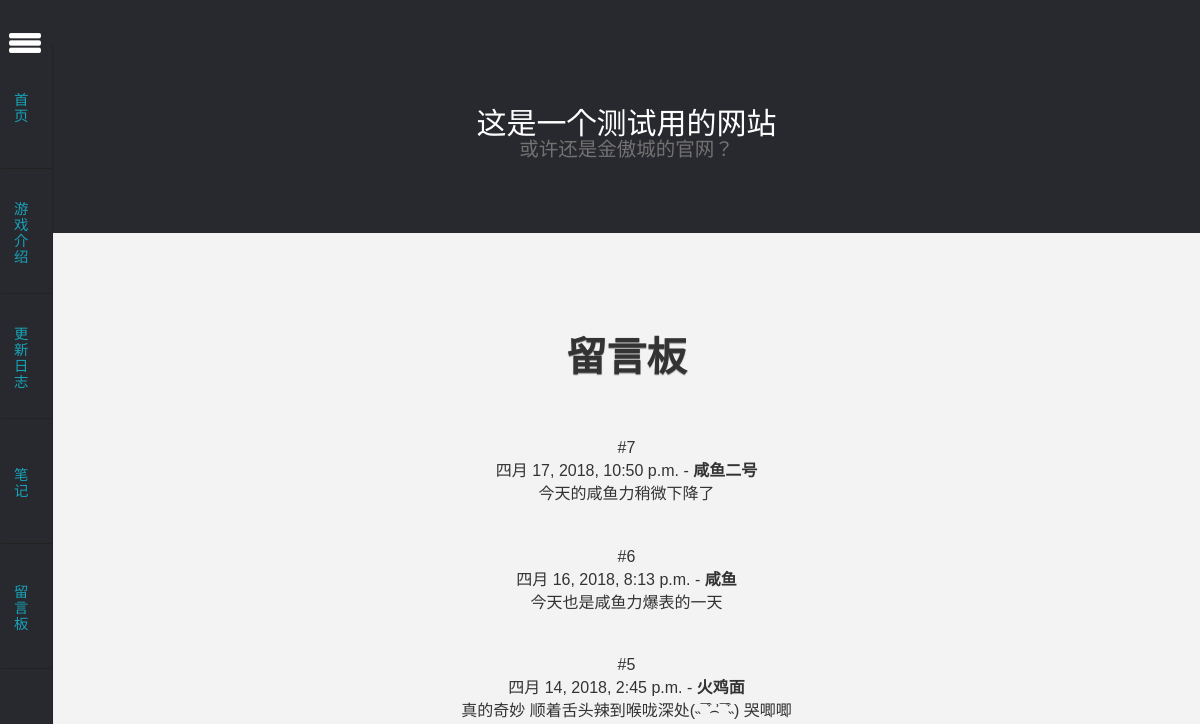
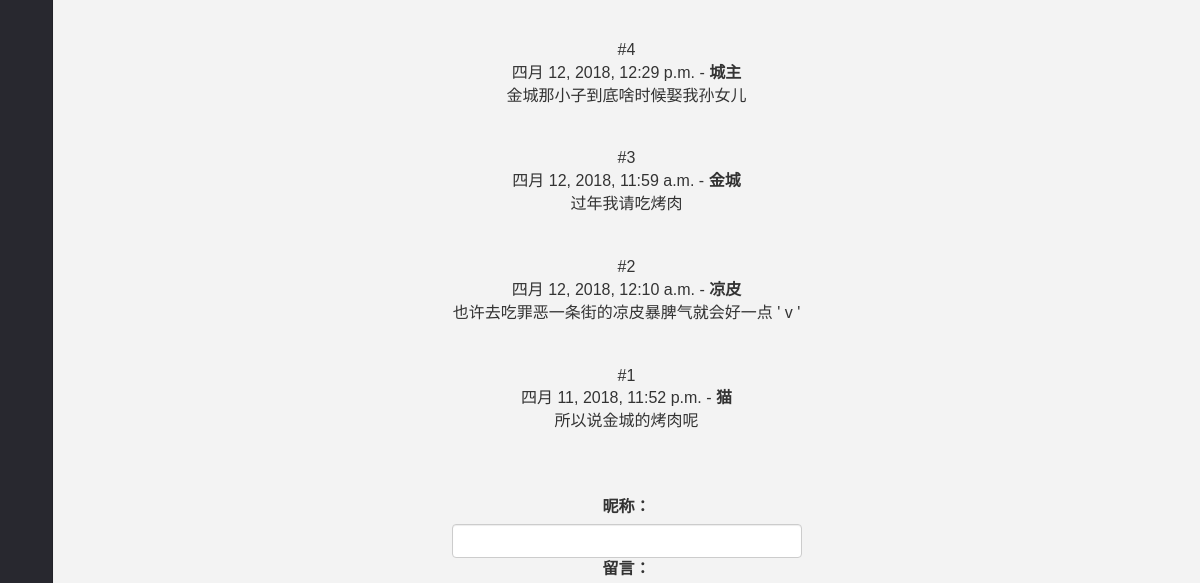
The app's page /message_board/ (upper part), older data (2 pictures, top to bottom).
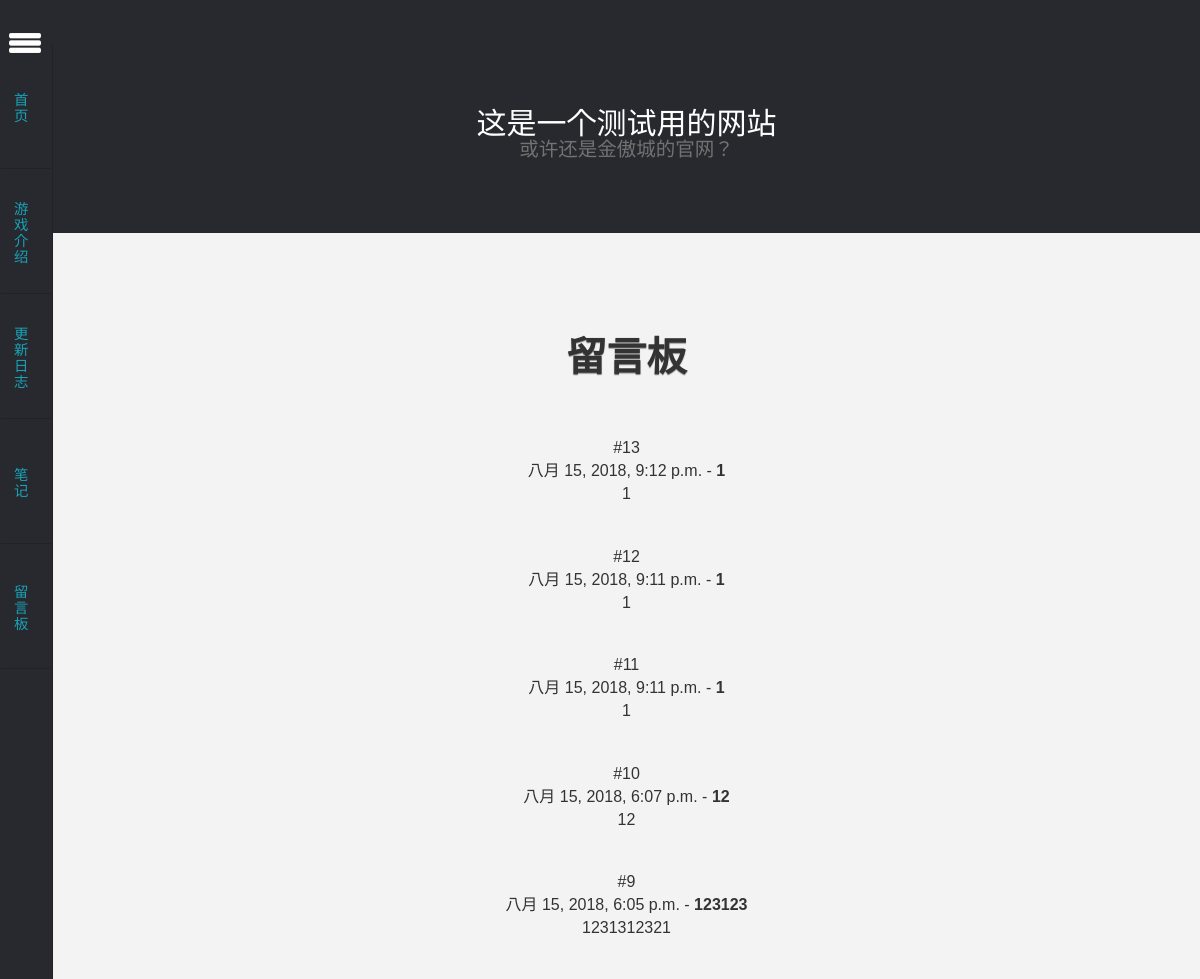
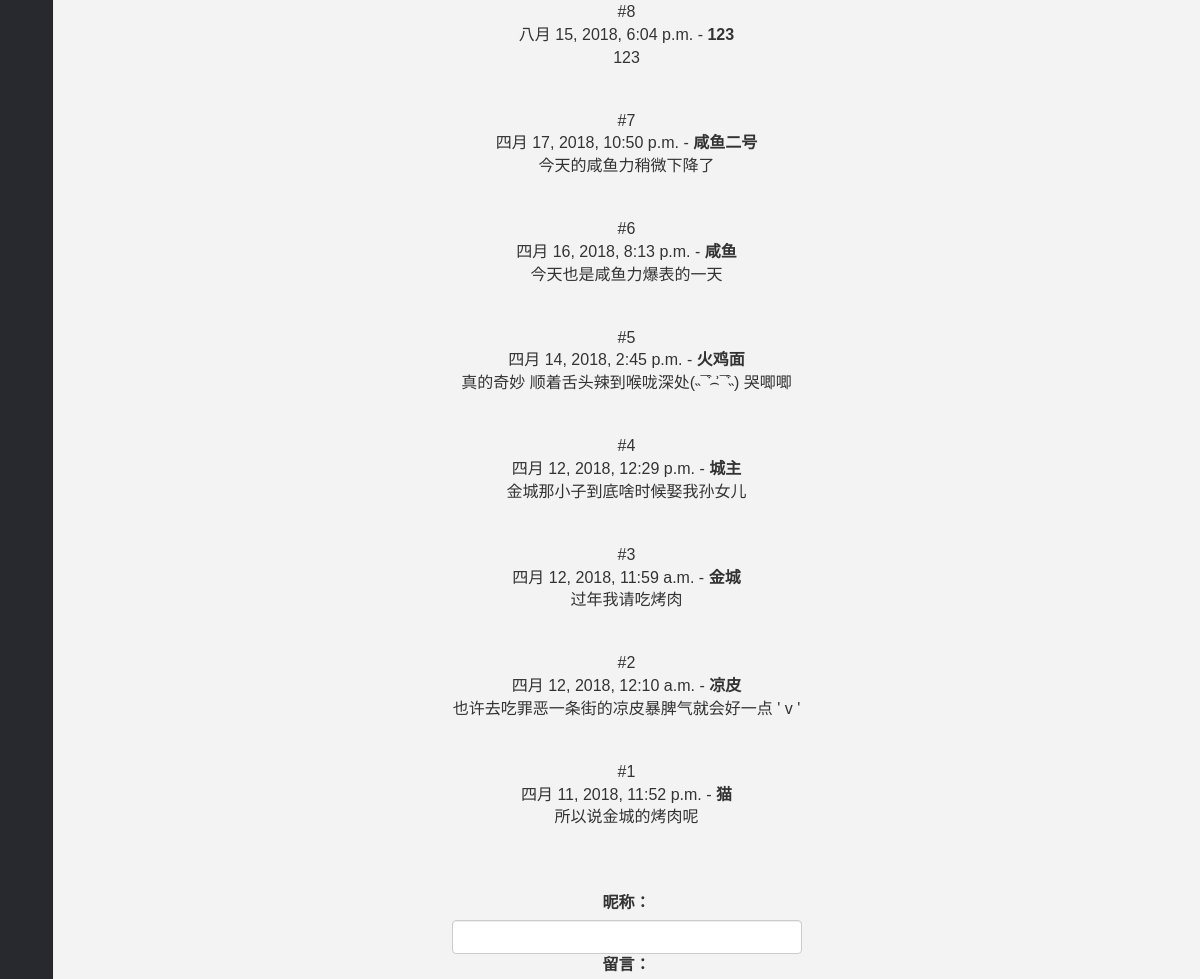
The same page, newer data (2 pictures, top to bottom).
### message_board/models.py (models this page shows, shortened)
class MessageBoard(models.Model):
    name = models.CharField(max_length=100, verbose_name="留言者")
    text = models.TextField(verbose_name="留言内容")
    created_time = models.DateTimeField(auto_now_add=True, verbose_name="留言时间")
    class Meta:
        verbose_name = u"留言"
        verbose_name_plural = u'留言'

### message_board/views.py (the view)
# urls.py: url(r'^message_board/$', views.message_board, name='message_board'),
def message_board(request):
    if request.method != 'POST':
        form = MessageBoardForm()
    else:
        form = MessageBoardForm(request.POST)
        if form.is_valid():
            message_board = form.save(commit=False)
            message_board.save()
            return HttpResponseRedirect(reverse('message_board:message_board'))
    message_board_list = MessageBoard.objects.filter()
    context = {'form': form,
               'message_board_list': message_board_list}
    return render(request, 'message_board.html', context)

### message_board/forms.py
class MessageBoardForm(forms.ModelForm):
    class Meta:
        model = MessageBoard
        fields = ['name', 'text']

### message_board/templates/message_board.html (shortened to what this page needs)
{% extends "base.html" %}
{% block header %}
  <h1>留言板</h1>
{% endblock %}
{% block content %}
<ul class="list-unstyled">
  {% for message_board in message_board_list reversed %}
  <li>
    <div>
      #{{forloop.revcounter}}
    </div>
    <time class="submit-date">{{ message_board.created_time }}</time>
    <span class="nickname"> - <b>{{ message_board.name }}</b></span>
    <div class="text">
      {{ message_board.text }}
    </div>
  </li>
  {% empty %}
  <h4>现在还没有任何留言</h4>
  {% endfor %}
</ul>
<br/>
<div style="width:350px;margin:0 auto;">
<form action="{% url 'message_board:message_board' %}" method="post">
  <label for="id_name">昵称：</label>
      <br>
      <input name="name" maxlength="100" required="" id="id_name" type="text" class="form-control">
      <label for="id_text">留言：</label>
      <br/>
      <br/>
  </form>
</div>
{% endblock content %}

Row changes from the older to the newer data that the page shows:
added MessageBoard: created_time "八月 15, 2018, 9:12 p.m.", name "1", text "1"
added MessageBoard: created_time "八月 15, 2018, 9:11 p.m.", name "1", text "1"
added MessageBoard: created_time "八月 15, 2018, 9:11 p.m.", name "1", text "1"
added MessageBoard: created_time "八月 15, 2018, 6:07 p.m.", name "12", text "12"
added MessageBoard: created_time "八月 15, 2018, 6:05 p.m.", name "123123", text "1231312321"
added MessageBoard: created_time "八月 15, 2018, 6:04 p.m.", name "123", text "123"
